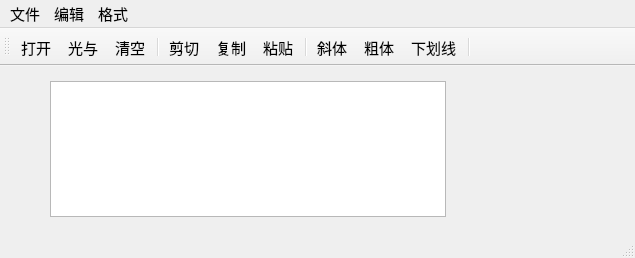
<?xml version="1.0" encoding="UTF-8"?>
<ui version="4.0">
 <class>QWMainWind</class>
 <widget class="QMainWindow" name="QWMainWind">
  <property name="geometry">
   <rect>
    <x>0</x>
    <y>0</y>
    <width>635</width>
    <height>258</height>
   </rect>
  </property>
  <property name="font">
   <font>
    <pointsize>11</pointsize>
   </font>
  </property>
  <property name="windowTitle">
   <string>QWMainWind</string>
  </property>
  <widget class="QWidget" name="centralWidget">
   <widget class="QTextEdit" name="txtEdit">
    <property name="geometry">
     <rect>
      <x>50</x>
      <y>15</y>
      <width>396</width>
      <height>136</height>
     </rect>
    </property>
    <property name="font">
     <font>
      <pointsize>16</pointsize>
     </font>
    </property>
   </widget>
  </widget>
  <widget class="QMenuBar" name="menuBar">
   <property name="geometry">
    <rect>
     <x>0</x>
     <y>0</y>
     <width>635</width>
     <height>26</height>
    </rect>
   </property>
   <widget class="QMenu" name="menu">
    <property name="title">
     <string>文件</string>
    </property>
    <addaction name="actNew"/>
    <addaction name="actOpen"/>
    <addaction name="separator"/>
    <addaction name="actClose"/>
   </widget>
   <widget class="QMenu" name="menu_2">
    <property name="title">
     <string>编辑</string>
    </property>
    <addaction name="actCut"/>
    <addaction name="actCopy"/>
    <addaction name="actPaste"/>
    <addaction name="separator"/>
    <addaction name="actClear"/>
   </widget>
   <widget class="QMenu" name="menu_3">
    <property name="title">
     <string>格式</string>
    </property>
    <addaction name="actFontBold"/>
    <addaction name="actFontItalic"/>
    <addaction name="actFontUnder"/>
    <addaction name="separator"/>
    <addaction name="actToolbarLab"/>
   </widget>
   <addaction name="menu"/>
   <addaction name="menu_2"/>
   <addaction name="menu_3"/>
  </widget>
  <widget class="QToolBar" name="mainToolBar">
   <property name="toolButtonStyle">
    <enum>Qt::ToolButtonTextUnderIcon</enum>
   </property>
   <attribute name="toolBarArea">
    <enum>TopToolBarArea</enum>
   </attribute>
   <attribute name="toolBarBreak">
    <bool>false</bool>
   </attribute>
   <addaction name="actOpen"/>
   <addaction name="actAbout"/>
   <addaction name="actClear"/>
   <addaction name="separator"/>
   <addaction name="actCut"/>
   <addaction name="actCopy"/>
   <addaction name="actPaste"/>
   <addaction name="separator"/>
   <addaction name="actFontItalic"/>
   <addaction name="actFontBold"/>
   <addaction name="actFontUnder"/>
   <addaction name="separator"/>
  </widget>
  <widget class="QStatusBar" name="statusBar"/>
  <action name="actCut">
   <property name="icon">
    <iconset resource="res.qrc">
     <normaloff>:/images/images/cut.bmp</normaloff>:/images/images/cut.bmp</iconset>
   </property>
   <property name="text">
    <string>剪切</string>
   </property>
   <property name="toolTip">
    <string>剪切</string>
   </property>
   <property name="shortcut">
    <string>Ctrl+X</string>
   </property>
  </action>
  <action name="actCopy">
   <property name="icon">
    <iconset resource="res.qrc">
     <normaloff>:/images/images/120.bmp</normaloff>:/images/images/120.bmp</iconset>
   </property>
   <property name="text">
    <string>复制</string>
   </property>
   <property name="toolTip">
    <string>复制</string>
   </property>
   <property name="shortcut">
    <string>Ctrl+C</string>
   </property>
  </action>
  <action name="actPaste">
   <property name="icon">
    <iconset resource="res.qrc">
     <normaloff>:/images/images/paste.bmp</normaloff>:/images/images/paste.bmp</iconset>
   </property>
   <property name="text">
    <string>粘贴</string>
   </property>
   <property name="toolTip">
    <string>粘贴</string>
   </property>
   <property name="shortcut">
    <string>Ctrl+V</string>
   </property>
  </action>
  <action name="actFontBold">
   <property name="checkable">
    <bool>true</bool>
   </property>
   <property name="icon">
    <iconset resource="res.qrc">
     <normaloff>:/images/images/BLD.BMP</normaloff>:/images/images/BLD.BMP</iconset>
   </property>
   <property name="text">
    <string>粗体</string>
   </property>
   <property name="toolTip">
    <string>粗体</string>
   </property>
  </action>
  <action name="actFontItalic">
   <property name="checkable">
    <bool>true</bool>
   </property>
   <property name="icon">
    <iconset resource="res.qrc">
     <normaloff>:/images/images/ITL.BMP</normaloff>:/images/images/ITL.BMP</iconset>
   </property>
   <property name="text">
    <string>斜体</string>
   </property>
   <property name="toolTip">
    <string>斜体</string>
   </property>
  </action>
  <action name="actFontUnder">
   <property name="checkable">
    <bool>true</bool>
   </property>
   <property name="icon">
    <iconset resource="res.qrc">
     <normaloff>:/images/images/WORDUNDR.BMP</normaloff>:/images/images/WORDUNDR.BMP</iconset>
   </property>
   <property name="text">
    <string>下划线</string>
   </property>
   <property name="toolTip">
    <string>下划线</string>
   </property>
  </action>
  <action name="actClose">
   <property name="icon">
    <iconset resource="res.qrc">
     <normaloff>:/images/images/exit.bmp</normaloff>:/images/images/exit.bmp</iconset>
   </property>
   <property name="text">
    <string>退出</string>
   </property>
   <property name="toolTip">
    <string>退出</string>
   </property>
  </action>
  <action name="actOpen">
   <property name="icon">
    <iconset resource="res.qrc">
     <normaloff>:/images/images/open3.bmp</normaloff>:/images/images/open3.bmp</iconset>
   </property>
   <property name="text">
    <string>打开...</string>
   </property>
   <property name="toolTip">
    <string>打开文件</string>
   </property>
   <property name="shortcut">
    <string>Ctrl+O</string>
   </property>
  </action>
  <action name="actClear">
   <property name="icon">
    <iconset resource="res.qrc">
     <normaloff>:/images/images/103.bmp</normaloff>:/images/images/103.bmp</iconset>
   </property>
   <property name="text">
    <string>清空</string>
   </property>
   <property name="toolTip">
    <string>清空内容</string>
   </property>
  </action>
  <action name="actFont">
   <property name="icon">
    <iconset resource="res.qrc">
     <normaloff>:/images/images/20.ico</normaloff>:/images/images/20.ico</iconset>
   </property>
   <property name="text">
    <string>字体...</string>
   </property>
   <property name="toolTip">
    <string>字体设置</string>
   </property>
  </action>
  <action name="actNew">
   <property name="text">
    <string>新建</string>
   </property>
   <property name="shortcut">
    <string>Ctrl+N</string>
   </property>
  </action>
  <action name="actToolbarLab">
   <property name="checkable">
    <bool>true</bool>
   </property>
   <property name="checked">
    <bool>true</bool>
   </property>
   <property name="text">
    <string>显示工具栏文字标签</string>
   </property>
   <property name="menuRole">
    <enum>QAction::TextHeuristicRole</enum>
   </property>
  </action>
  <action name="actAbout">
   <property name="checkable">
    <bool>true</bool>
   </property>
   <property name="icon">
    <iconset>
     <normaloff>images/BLD.BMP</normaloff>images/BLD.BMP</iconset>
   </property>
   <property name="text">
    <string>光与</string>
   </property>
  </action>
 </widget>
 <layoutdefault spacing="6" margin="11"/>
 <resources>
  <include location="res.qrc"/>
 </resources>
 <connections>
  <connection>
   <sender>actClose</sender>
   <signal>triggered()</signal>
   <receiver>QWMainWind</receiver>
   <slot>close()</slot>
   <hints>
    <hint type="sourcelabel">
     <x>-1</x>
     <y>-1</y>
    </hint>
    <hint type="destinationlabel">
     <x>422</x>
     <y>254</y>
    </hint>
   </hints>
  </connection>
  <connection>
   <sender>actClear</sender>
   <signal>triggered()</signal>
   <receiver>txtEdit</receiver>
   <slot>clear()</slot>
   <hints>
    <hint type="sourcelabel">
     <x>-1</x>
     <y>-1</y>
    </hint>
    <hint type="destinationlabel">
     <x>260</x>
     <y>256</y>
    </hint>
   </hints>
  </connection>
  <connection>
   <sender>actCut</sender>
   <signal>triggered()</signal>
   <receiver>txtEdit</receiver>
   <slot>cut()</slot>
   <hints>
    <hint type="sourcelabel">
     <x>-1</x>
     <y>-1</y>
    </hint>
    <hint type="destinationlabel">
     <x>260</x>
     <y>256</y>
    </hint>
   </hints>
  </connection>
  <connection>
   <sender>actCopy</sender>
   <signal>triggered()</signal>
   <receiver>txtEdit</receiver>
   <slot>copy()</slot>
   <hints>
    <hint type="sourcelabel">
     <x>-1</x>
     <y>-1</y>
    </hint>
    <hint type="destinationlabel">
     <x>260</x>
     <y>256</y>
    </hint>
   </hints>
  </connection>
  <connection>
   <sender>actPaste</sender>
   <signal>triggered()</signal>
   <receiver>txtEdit</receiver>
   <slot>paste()</slot>
   <hints>
    <hint type="sourcelabel">
     <x>-1</x>
     <y>-1</y>
    </hint>
    <hint type="destinationlabel">
     <x>260</x>
     <y>256</y>
    </hint>
   </hints>
  </connection>
 </connections>
</ui>
